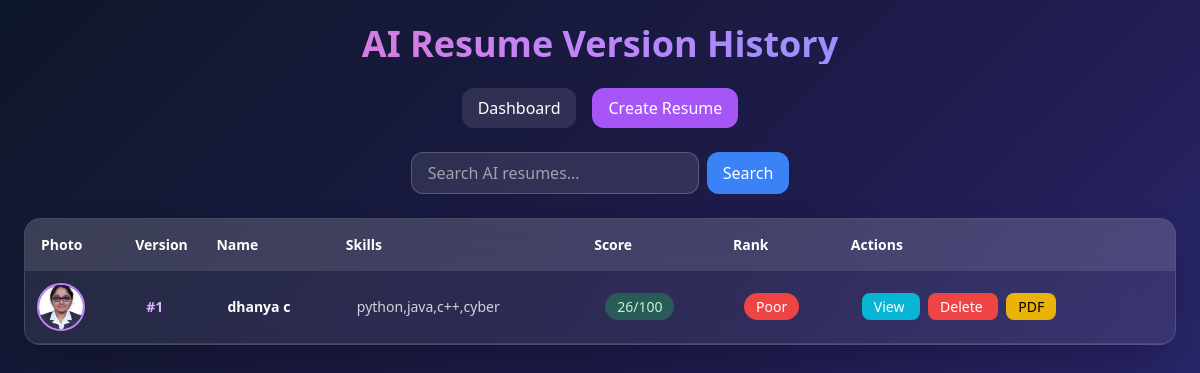
The page /versions on the database its author committed.
### tables this page shows
CREATE TABLE resume_versions(
        id INTEGER PRIMARY KEY AUTOINCREMENT,
        name TEXT,
        email TEXT,
        phone TEXT,
        linkedin TEXT,
        objective TEXT,
        skills TEXT,
        education TEXT,
        experience TEXT,
        location TEXT,
        photo TEXT,
        template TEXT,
        version_number INTEGER,
        score INTEGER
    );

### app.py (the view)
@app.route('/versions')
def versions():
    search = request.args.get('search', '').strip()
    conn = get_db()
    if search:
        resumes = conn.execute("""
            SELECT * FROM resume_versions
            WHERE name LIKE ? OR skills LIKE ? OR email LIKE ?
            ORDER BY id DESC
        """, ('%' + search + '%', '%' + search + '%', '%' + search + '%')).fetchall()
    else:
        resumes = conn.execute("""
            SELECT * FROM resume_versions
            ORDER BY id DESC
        """).fetchall()
    conn.close()
    data = [(r, get_rank(r["score"])) for r in resumes]
    return render_template("versions.html", resume_data=data)

### app.py (called while the page is built)
def get_db():
    conn = sqlite3.connect("database.db")
    conn.row_factory = sqlite3.Row
    return conn

def get_rank(score):
    if score >= 90:
        return "Excellent"
    elif score >= 70:
        return "Good"
    elif score >= 50:
        return "Average"
    else:
        return "Poor"

### templates/versions.html (shortened to what this page needs)
<!DOCTYPE html>
<html>
<head>
    <script src="https://cdn.tailwindcss.com"></script>
</head>
<body class="text-white font-sans">
<div class="max-w-7xl mx-auto p-6">
<h1 class="text-4xl font-bold text-center mb-6 bg-gradient-to-r from-pink-400 via-purple-400 to-blue-400 bg-clip-text text-transparent">
</h1>
<div class="flex justify-center gap-4 mb-6">
<a href="/dashboard" class="px-4 py-2 rounded-xl bg-white/10 hover:bg-white/20">
Dashboard
</a>
<a href="/resume" class="px-4 py-2 rounded-xl bg-purple-500 hover:bg-purple-600">
Create Resume
</a>
</div>
<div class="flex justify-center mb-6">
<form method="GET" action="/versions" class="flex gap-2">
<input
    type="text"
    name="search"
    placeholder="Search AI resumes..."
    value="{{ request.args.get('search','') }}"
    class="px-4 py-2 rounded-xl bg-white/10 border border-white/20 text-white w-72 outline-none"
/>
<button class="px-4 py-2 bg-blue-500 rounded-xl hover:bg-blue-600">
Search
</button>
</form>
</div>
<div class="glass rounded-2xl overflow-hidden shadow-2xl">
<table class="w-full text-sm">
<tr class="bg-white/10 text-left">
    <th class="p-4">Photo</th>
    <th>Version</th>
    <th>Name</th>
    <th>Skills</th>
    <th>Score</th>
    <th>Rank</th>
    <th>Actions</th>
</tr>
{% for resume, rank in resume_data %}
<tr class="border-b border-white/10 row-hover">
    <td class="p-3">
        {% if resume["photo"] %}
            <img src="/static/uploads/{{ resume['photo'] }}"
                 class="w-12 h-12 rounded-full border-2 border-purple-400 object-cover">
        {% else %}
            <div class="text-gray-400">No Image</div>
        {% endif %}
    </td>
    <td class="p-3 font-bold text-purple-300">
        #{{ resume["version_number"] }}
    </td>
    <td class="p-3 font-semibold">
        {{ resume["name"] }}
    </td>
    <td class="p-3 text-gray-300 max-w-xs truncate">
        {{ resume["skills"] }}
    </td>
    <td class="p-3">
        <span class="px-3 py-1 rounded-full bg-green-500/30 text-green-200">
            {{ resume["score"] }}/100
        </span>
    </td>
    <td class="p-3">
        {% if rank == "Excellent" %}
        <span class="px-3 py-1 rounded-full bg-yellow-400 text-black font-bold">
            {{ rank }}
        </span>
        {% elif rank == "Good" %}
        <span class="px-3 py-1 rounded-full bg-green-500 text-white">
            {{ rank }}
        </span>
        {% elif rank == "Average" %}
        <span class="px-3 py-1 rounded-full bg-orange-400 text-black">
            {{ rank }}
        </span>
        {% else %}
        <span class="px-3 py-1 rounded-full bg-red-500 text-white">
            {{ rank }}
        </span>
        {% endif %}
    </td>
    <td class="p-3 space-x-2">
        <a href="/preview/{{ resume['id'] }}"
           class="px-3 py-1 rounded-lg bg-cyan-500 hover:bg-cyan-600">
            View
        </a>
        <a href="/delete/{{ resume['id'] }}"
           class="px-3 py-1 rounded-lg bg-red-500 hover:bg-red-600">
            Delete
        </a>
        <a href="/pdf/{{ resume['id'] }}"
           class="px-3 py-1 rounded-lg bg-yellow-500 text-black hover:bg-yellow-600">
            PDF
        </a>
    </td>
</tr>
{% endfor %}
</table>
</div>
</div>
</body>
</html>

### templates/versions.html (style rules this page uses)
body { background: linear-gradient(135deg, #0f172a, #1e1b4b, #312e81); min-height: 100vh; }
.glass { background: rgba(255, 255, 255, 0.08); backdrop-filter: blur(20px); border: 1px solid rgba(255, 255, 255, 0.15); }
table { border-collapse: collapse; }

### rows shown on the page
resume_versions: photo (picture), version_number "1", name "dhanya c", skills "python,java,c++,cyber", score "26", rank "Poor"
